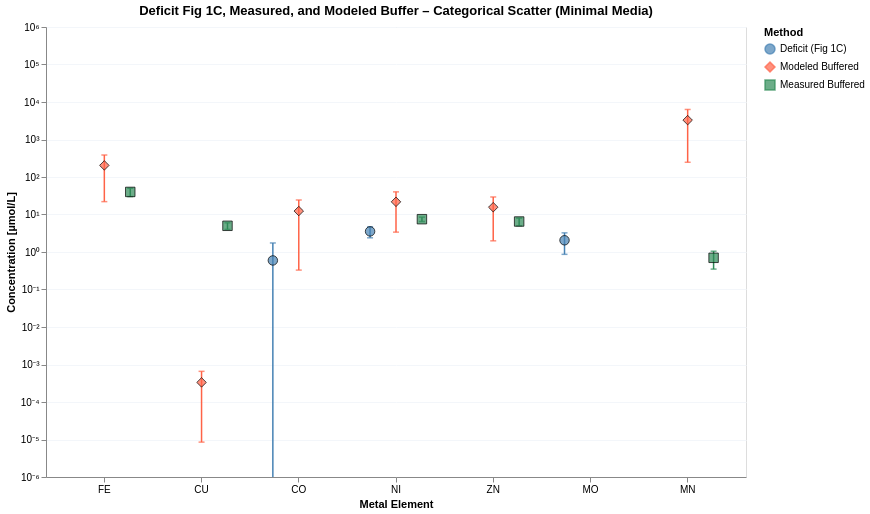

The code cell stored with this chart in its notebook:
### Markdown cell above
### Plot 8 – Categorical scatter: Deficit Figure 1C vs. modeled vs. measured buffered concentration (Minimal Media)

Same data as Plot 7, but displayed as a **categorical dot plot with std-error bars** instead of grouped bars.
Each element on the x-axis has three offset points:
- **Deficit (Fig 1C)** – ICP-MS total − simulation ± propagated error
- **Modeled Buffered** – competition-model mid-point ± half the lb/ub range
- **Measured Buffered** – experimentally measured ± std

Elements without measured data (MO, V, CR, …) show only the first two points.

### Code cell
DOMAIN_MIN = 1e-7


df_wide = pl.from_pandas(bar_df.reset_index()).with_columns([
    (0.5 * (pl.col("model_uM_lb") + pl.col("model_uM_ub"))).alias("model_mid_uM"),
    (0.5 * (pl.col("model_uM_ub") - pl.col("model_uM_lb")).abs()).alias("model_err_uM"),
])

_series_labels = {
    "Deficit (Fig 1C)":  ("deficit_uM",   "deficit_err_uM"),
    "Modeled Buffered":  ("model_mid_uM", "model_err_uM"),
    "Measured Buffered": ("measured_uM",  "measured_err_uM"),
}

df_long = pl.concat([
    df_wide.select([
        pl.col("element"),
        pl.col(y_col).alias("y_uM"),
        pl.col(e_col).fill_null(0).alias("y_err_uM"),
        pl.lit(label).alias("series"),
    ])
    for label, (y_col, e_col) in _series_labels.items()
]).filter(
    pl.col("y_uM").is_not_null()
).filter(
    # Keep row if it's NOT (deficit series AND negative value)
    ~((pl.col("series") == "Deficit (Fig 1C)") & (pl.col("y_uM") < 0))
).with_columns([
    pl.max_horizontal(
        pl.col("y_uM") - pl.col("y_err_uM"),
        pl.lit(DOMAIN_MIN)
    ).alias("y_lo_uM"),
    (pl.col("y_uM") + pl.col("y_err_uM")).alias("y_hi_uM"),
])

elements_ordered = bar_df.index.tolist()
_series_domain   = list(_series_labels.keys())

y_scale   = alt.Scale(type="log", domain=[1e-6, 1e6])
col_scale = alt.Scale(domain=_series_domain, range=["steelblue", "tomato", "seagreen"])
shp_scale = alt.Scale(domain=_series_domain, range=["circle", "diamond", "square"])
_legend   = alt.Legend(title="Method")

x_enc      = alt.X("element:N", sort=elements_ordered, title="Metal Element",
                   axis=alt.Axis(labelAngle=0))
xoff_enc   = alt.XOffset("series:N", sort=_series_domain)
color_enc  = alt.Color("series:N", scale=col_scale, legend=_legend)

base = alt.Chart(df_long)

points = (
    base.mark_point(filled=True, size=90, stroke="black", strokeWidth=1)
    .encode(
        x=x_enc,
        xOffset=xoff_enc,
        y=alt.Y("y_uM:Q", scale=y_scale, title="Concentration [µmol/L]",
                axis=alt.Axis(labelExpr=_log_label_unicode)),
        color=color_enc,
        shape=alt.Shape("series:N", scale=shp_scale, legend=_legend),
    )
)

# ── Error bar body (rule) ─────────────────────────────────────────────────────
err_rule = (
    base.mark_rule(strokeWidth=1.5, clip=True)
    .encode(
        x=x_enc,
        xOffset=xoff_enc,                               # ← works on mark_rule
        y=alt.Y("y_lo_uM:Q", scale=y_scale),
        y2=alt.Y2("y_hi_uM:Q"),
        color=color_enc,
    )
)

# ── Error bar caps (tick) ─────────────────────────────────────────────────────
err_cap_lo = (
    base.mark_tick(width=6, thickness=1.5, clip=True)
    .encode(x=x_enc, xOffset=xoff_enc,
            y=alt.Y("y_lo_uM:Q", scale=y_scale), color=color_enc)
)
err_cap_hi = (
    base.mark_tick(width=6, thickness=1.5, clip=True)
    .encode(x=x_enc, xOffset=xoff_enc,
            y=alt.Y("y_hi_uM:Q", scale=y_scale), color=color_enc)
)

chart8 = (err_rule + err_cap_lo + err_cap_hi + points).properties(
    width=700, height=450,
    title="Deficit Fig 1C, Measured, and Modeled Buffer – Categorical Scatter (Minimal Media)"
).configure_axis(gridColor="#f3f6fa")
chart8
# chart8.save("notebooks/cofactors/buffer_figures/categorical_scatter_minimal.svg")

### Figure 1 — Vega-Lite specification as saved in the notebook (floating-point values rounded to 4 significant figures)
{"config": {"view": {"continuousWidth": 300, "continuousHeight": 300}, "axis": {"gridColor": "#f3f6fa"}}, "layer": [{"mark": {"type": "rule", "clip": true, "strokeWidth": 1.5}, "encoding": {"color": {"field": "series", "legend": {"title": "Method"}, "scale": {"domain": ["Deficit (Fig 1C)", "Modeled Buffered", "Measured Buffered"], "range": ["steelblue", "tomato", "seagreen"]}, "type": "nominal"}, "x": {"axis": {"labelAngle": 0}, "field": "element", "sort": ["FE", "CU", "CO", "NI", "ZN", "MO", "MN"], "title": "Metal Element", "type": "nominal"}, "xOffset": {"field": "series", "sort": ["Deficit (Fig 1C)", "Modeled Buffered", "Measured Buffered"], "type": "nominal"}, "y": {"field": "y_lo_uM", "scale": {"domain": [1e-06, 1000000.0], "type": "log"}, "type": "quantitative"}, "y2": {"field": "y_hi_uM"}}}, {"mark": {"type": "tick", "clip": true, "thickness": 1.5, "width": 6}, "encoding": {"color": {"field": "series", "legend": {"title": "Method"}, "scale": {"domain": ["Deficit (Fig 1C)", "Modeled Buffered", "Measured Buffered"], "range": ["steelblue", "tomato", "seagreen"]}, "type": "nominal"}, "x": {"axis": {"labelAngle": 0}, "field": "element", "sort": ["FE", "CU", "CO", "NI", "ZN", "MO", "MN"], "title": "Metal Element", "type": "nominal"}, "xOffset": {"field": "series", "sort": ["Deficit (Fig 1C)", "Modeled Buffered", "Measured Buffered"], "type": "nominal"}, "y": {"field": "y_lo_uM", "scale": {"domain": [1e-06, 1000000.0], "type": "log"}, "type": "quantitative"}}}, {"mark": {"type": "tick", "clip": true, "thickness": 1.5, "width": 6}, "encoding": {"color": {"field": "series", "legend": {"title": "Method"}, "scale": {"domain": ["Deficit (Fig 1C)", "Modeled Buffered", "Measured Buffered"], "range": ["steelblue", "tomato", "seagreen"]}, "type": "nominal"}, "x": {"axis": {"labelAngle": 0}, "field": "element", "sort": ["FE", "CU", "CO", "NI", "ZN", "MO", "MN"], "title": "Metal Element", "type": "nominal"}, "xOffset": {"field": "series", "sort": ["Deficit (Fig 1C)", "Modeled Buffered", "Measured Buffered"], "type": "nominal"}, "y": {"field": "y_hi_uM", "scale": {"domain": [1e-06, 1000000.0], "type": "log"}, "type": "quantitative"}}}, {"mark": {"type": "point", "filled": true, "size": 90, "stroke": "black", "strokeWidth": 1}, "encoding": {"color": {"field": "series", "legend": {"title": "Method"}, "scale": {"domain": ["Deficit (Fig 1C)", "Modeled Buffered", "Measured Buffered"], "range": ["steelblue", "tomato", "seagreen"]}, "type": "nominal"}, "shape": {"field": "series", "legend": {"title": "Method"}, "scale": {"domain": ["Deficit (Fig 1C)", "Modeled Buffered", "Measured Buffered"], "range": ["circle", "diamond", "square"]}, "type": "nominal"}, "x": {"axis": {"labelAngle": 0}, "field": "element", "sort": ["FE", "CU", "CO", "NI", "ZN", "MO", "MN"], "title": "Metal Element", "type": "nominal"}, "xOffset": {"field": "series", "sort": ["Deficit (Fig 1C)", "Modeled Buffered", "Measured Buffered"], "type": "nominal"}, "y": {"axis": {"labelExpr": "datum.value > 0 ? '10' + replace(replace(replace(replace(replace(replace(replace(replace(replace(replace(replace('' + round(log(datum.value)/LN10), '-','⁻'),'0','⁰'),'1','¹'),'2','²'),'3','³'),'4','⁴'),'5','⁵'),'6','⁶'),'7','⁷'),'8','⁸'),'9','⁹') : '0'"}, "field": "y_uM", "scale": {"domain": [1e-06, 1000000.0], "type": "log"}, "title": "Concentration [µmol/L]", "type": "quantitative"}}}], "data": {"name": "data-78dabc008e167d9b2e6ff82871068261"}, "height": 450, "title": "Deficit Fig 1C, Measured, and Modeled Buffer – Categorical Scatter (Minimal Media)", "width": 700, "$schema": "https://vega.github.io/schema/vega-lite/v5.20.1.json", "datasets": {"data-78dabc008e167d9b2e6ff82871068261": [{"element": "CO", "y_uM": 0.5957, "y_err_uM": 1.145, "series": "Deficit (Fig 1C)", "y_lo_uM": 1e-07, "y_hi_uM": 1.741}, {"element": "NI", "y_uM": 3.546, "y_err_uM": 1.154, "series": "Deficit (Fig 1C)", "y_lo_uM": 2.392, "y_hi_uM": 4.7}, {"element": "MO", "y_uM": 2.054, "y_err_uM": 1.188, "series": "Deficit (Fig 1C)", "y_lo_uM": 0.8663, "y_hi_uM": 3.242}, {"element": "FE", "y_uM": 203.9, "y_err_uM": 181.9, "series": "Modeled Buffered", "y_lo_uM": 22.03, "y_hi_uM": 385.8}, {"element": "CU", "y_uM": 0.0003328, "y_err_uM": 0.0003243, "series": "Modeled Buffered", "y_lo_uM": 8.516e-06, "y_hi_uM": 0.0006572}, {"element": "CO", "y_uM": 12.35, "y_err_uM": 12.02, "series": "Modeled Buffered", "y_lo_uM": 0.3291, "y_hi_uM": 24.38}, {"element": "NI", "y_uM": 21.76, "y_err_uM": 18.38, "series": "Modeled Buffered", "y_lo_uM": 3.388, "y_hi_uM": 40.14}, {"element": "ZN", "y_uM": 15.66, "y_err_uM": 13.68, "series": "Modeled Buffered", "y_lo_uM": 1.986, "y_hi_uM": 29.34}, {"element": "MN", "y_uM": 3285.0, "y_err_uM": 3038.0, "series": "Modeled Buffered", "y_lo_uM": 247.1, "y_hi_uM": 6323.0}, {"element": "FE", "y_uM": 40.0, "y_err_uM": 10.0, "series": "Measured Buffered", "y_lo_uM": 30.0, "y_hi_uM": 50.0}, {"element": "CU", "y_uM": 5.0, "y_err_uM": 1.0, "series": "Measured Buffered", "y_lo_uM": 4.0, "y_hi_uM": 6.0}, {"element": "NI", "y_uM": 7.5, "y_err_uM": 1.0, "series": "Measured Buffered", "y_lo_uM": 6.5, "y_hi_uM": 8.5}, {"element": "ZN", "y_uM": 6.5, "y_err_uM": 1.5, "series": "Measured Buffered", "y_lo_uM": 5.0, "y_hi_uM": 8.0}, {"element": "MN", "y_uM": 0.7, "y_err_uM": 0.35, "series": "Measured Buffered", "y_lo_uM": 0.35, "y_hi_uM": 1.05}]}}
